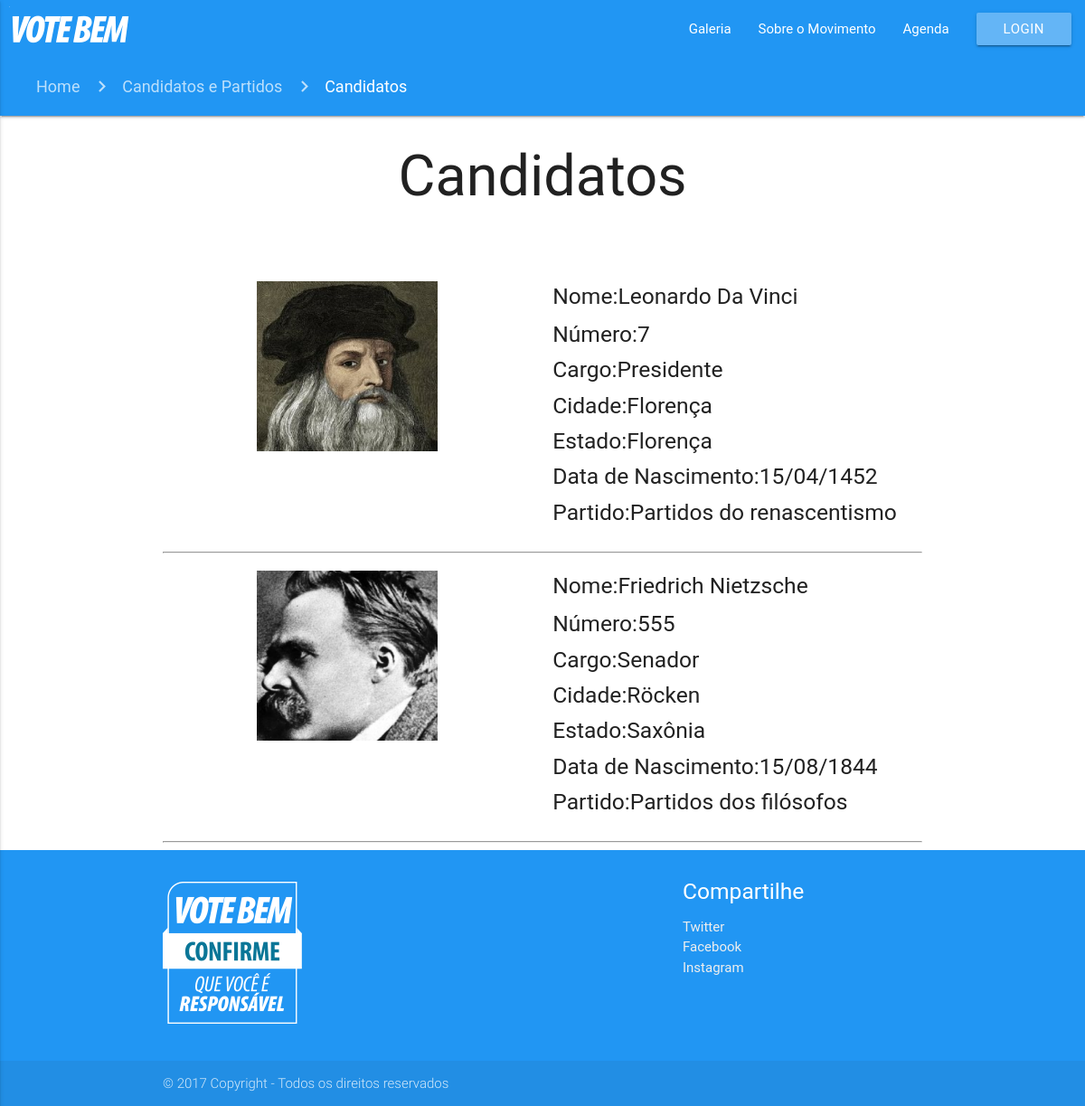
Screenshot of /candidatos.php with the database file from the repository.
### tables this page shows
CREATE TABLE `tb_candidatos` (
  `id_candidato` int(6) NOT NULL,
  `nome` varchar(40) DEFAULT NULL,
  `foto` varchar(60) DEFAULT NULL,
  `numero_candidato` int(6) DEFAULT NULL,
  `cargo` varchar(20) DEFAULT NULL,
  `cidade` varchar(40) DEFAULT NULL,
  `estado` varchar(40) DEFAULT NULL,
  `data_nascimento` varchar(50) DEFAULT NULL,
  `id_partido` int(6) DEFAULT NULL
);

CREATE TABLE `tb_partidos` (
  `id_partido` int(6) NOT NULL,
  `nome` varchar(50) NOT NULL,
  `imagem` varchar(100) NOT NULL,
  `sigla` varchar(6) NOT NULL,
  `ano_fundacao` varchar(15) NOT NULL,
  `ideais` varchar(60) NOT NULL
);

### candidatos.php (the view, shortened to what this page needs)
<!DOCTYPE html>
<html lang="pt-br">
	<head>
		<link type="text/css" rel="stylesheet" href="css/materialize.min.css" media="screen,projection" />
		<link rel="stylesheet" href="css/estilo.css">
	</head>
	<?php
		$sql = "SELECT *,tb_partidos.nome AS nome_partido FROM tb_partidos,tb_candidatos WHERE tb_candidatos.id_partido=tb_partidos.id_partido";
		include "PaginasProcessamento/conexao.php";
		$vb = $banco -> prepare($sql);
		$vb -> execute();
	?>
	<body>
		<main>
			<?php include "PaginasProcessamento/nav.php"; ?>
				<nav class="hide-on-small-only">
					<div class="nav-wrapper blue espacamento-lateral">
						<div class="col s12">
							<a href="index.php" class="breadcrumb">Home</a>
							<a href="index_cand_part.php" class="breadcrumb">Candidatos e Partidos</a>
							<a href="candidatos.php" class="breadcrumb">Candidatos</a>
						</div>
					</div>
				</nav>
			<div class='container'>
				<h1 class='center'>Candidatos</h1><br><br>
			<?php
				foreach($vb as $candidatos){
					$nome               = $candidatos["nome"];
					$num_candidato      = $candidatos["numero_candidato"];
					$cargo              = $candidatos["cargo"];
					$cidade             = $candidatos["cidade"];
					$estado             = $candidatos["estado"];
					$nascimento         = $candidatos["data_nascimento"];
					$partido            = $candidatos["nome_partido"];
					$foto               = $candidatos["foto"];
					echo "<div class='row'>
							<div class='col s12 m6 center'>
								<img width='200px' height='200px' class='img' src='imgs/candidatos/$foto'>
							</div>
							<div class='col s12 m6'><a name='pedro'></a>
								<p><h5>Nome:$nome</h5></p>
								<h5>Número:$num_candidato</h5>
								<h5>Cargo:$cargo </h5>
								<h5>Cidade:$cidade</h5>
								<h5>Estado:$estado </h5>
								<h5>Data de Nascimento:$nascimento</h5>
								<h5>Partido:$partido</h5>
							</div>
						</div><hr>";
				}
			?>
			</div>
		</main>
		<footer class="page-footer blue">
			<div class="container">
				<div class="row">
					<div class="col l6 s12">
						<p><a href="index.php"><img src="imgs/footer-logo.png" alt="Logo do Vote bem"></a></p>
					</div>
					<div class="col l4 offset-l2 s12">
						<h5 class="white-text">Compartilhe</h5>
						<ul>
							<li><a class="grey-text text-lighten-3" href="#!">Twitter</a></li>
							<li><a class="grey-text text-lighten-3" href="#!">Facebook</a></li>
							<li><a class="grey-text text-lighten-3" href="#!">Instagram</a></li>
						</ul>
					</div>
				</div>
			</div>
			<div class="footer-copyright">
				<div class="container">
					© 2017 Copyright - Todos os direitos reservados
				</div>
			</div>
		</footer>
	</body>
</html>

### css/estilo.css (style rules this page uses)
html,body { height: 100%; }
body { display: flex; min-height: 100vh; flex-direction: column; }
main { flex: 1 0 auto; }
.espacamento-lateral { padding-left: 40px; }

### candidatos.php (style rules this page uses)
.img { padding-top:3%; }

### rows the page displays
tb_candidatos: foto (picture), nome "Leonardo Da Vinci", numero_candidato "7", cargo "Presidente", cidade "Florença", estado "Florença", data_nascimento "15/04/1452", id_partido.nome "Partidos do renascentismo"
tb_candidatos: foto (picture), nome "Friedrich Nietzsche", numero_candidato "555", cargo "Senador", cidade "Röcken", estado "Saxônia", data_nascimento "15/08/1844", id_partido.nome "Partidos dos filósofos"
